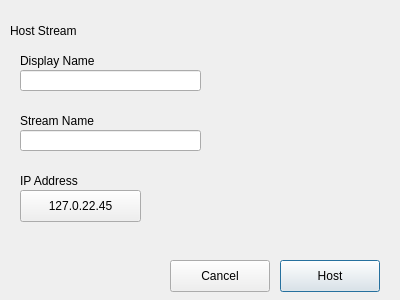
<?xml version="1.0" encoding="UTF-8"?>
<ui version="4.0">
 <class>HostStreamWindow</class>
 <widget class="QDialog" name="HostStreamWindow">
  <property name="geometry">
   <rect>
    <x>0</x>
    <y>0</y>
    <width>400</width>
    <height>300</height>
   </rect>
  </property>
  <property name="windowTitle">
   <string>Dialog</string>
  </property>
  <widget class="QLabel" name="label">
   <property name="geometry">
    <rect>
     <x>10</x>
     <y>10</y>
     <width>91</width>
     <height>41</height>
    </rect>
   </property>
   <property name="text">
    <string>Host Stream</string>
   </property>
  </widget>
  <widget class="QPushButton" name="pushButton">
   <property name="geometry">
    <rect>
     <x>170</x>
     <y>260</y>
     <width>100</width>
     <height>32</height>
    </rect>
   </property>
   <property name="text">
    <string>Cancel</string>
   </property>
  </widget>
  <widget class="QPushButton" name="host_button">
   <property name="geometry">
    <rect>
     <x>280</x>
     <y>260</y>
     <width>100</width>
     <height>32</height>
    </rect>
   </property>
   <property name="text">
    <string>Host</string>
   </property>
   <property name="default">
    <bool>true</bool>
   </property>
  </widget>
  <widget class="QLineEdit" name="lineEdit">
   <property name="geometry">
    <rect>
     <x>20</x>
     <y>130</y>
     <width>181</width>
     <height>21</height>
    </rect>
   </property>
  </widget>
  <widget class="QLabel" name="label_2">
   <property name="geometry">
    <rect>
     <x>20</x>
     <y>100</y>
     <width>91</width>
     <height>41</height>
    </rect>
   </property>
   <property name="text">
    <string>Stream Name</string>
   </property>
  </widget>
  <widget class="QLabel" name="label_3">
   <property name="geometry">
    <rect>
     <x>20</x>
     <y>40</y>
     <width>91</width>
     <height>41</height>
    </rect>
   </property>
   <property name="text">
    <string>Display Name</string>
   </property>
  </widget>
  <widget class="QLineEdit" name="lineEdit_2">
   <property name="geometry">
    <rect>
     <x>20</x>
     <y>70</y>
     <width>181</width>
     <height>21</height>
    </rect>
   </property>
  </widget>
  <widget class="QLabel" name="label_4">
   <property name="geometry">
    <rect>
     <x>20</x>
     <y>160</y>
     <width>91</width>
     <height>41</height>
    </rect>
   </property>
   <property name="text">
    <string>IP Address</string>
   </property>
  </widget>
  <widget class="QPushButton" name="pushButton_3">
   <property name="geometry">
    <rect>
     <x>20</x>
     <y>190</y>
     <width>121</width>
     <height>32</height>
    </rect>
   </property>
   <property name="text">
    <string>127.0.22.45</string>
   </property>
   <property name="icon">
    <iconset theme="QIcon::ThemeIcon::EditCopy"/>
   </property>
   <property name="default">
    <bool>false</bool>
   </property>
   <property name="flat">
    <bool>false</bool>
   </property>
  </widget>
 </widget>
 <resources/>
 <connections/>
</ui>
